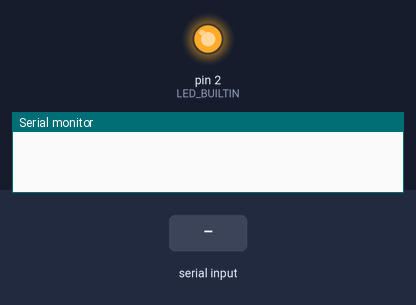
Bench run of a sketch on a simulated Arduino Uno, built with avr-gcc and run on an emulated ATmega328P. Parts: output pins drawn as LEDs (lit = HIGH), the last lines printed to the serial monitor. The test bench sets the inputs (shaded band).

Above: at 1.2 s.
1.3 s: "1" received over Serial
At 2.0 s:
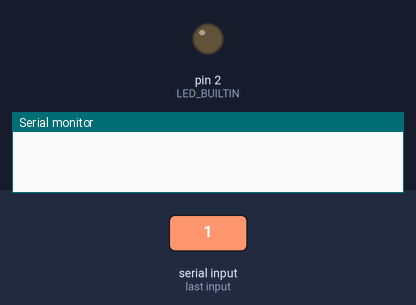
2.8 s: "0" received over Serial
At 4.7 s:
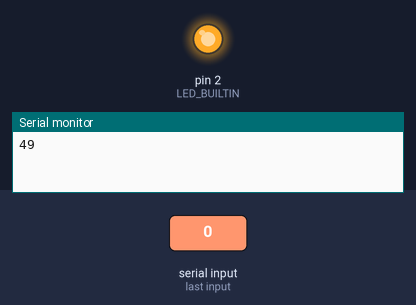
Timing chart, 0 to 6.2 s (numbered marks = the images above; inputs shaded):
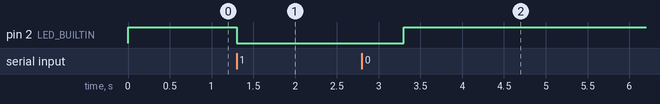

Measured:
- after the input at 1.3 s, pin 2 (LED_BUILTIN): HIGH → LOW at once
- after the input at 2.8 s, pin 2 (LED_BUILTIN): LOW → HIGH after 0.50 s

The sketch:

Blink.ino
```cpp
#define LED_BUILTIN 2

int dat;

void setup() {
  Serial.begin(9600);
  pinMode(LED_BUILTIN, OUTPUT);
  digitalWrite(LED_BUILTIN, HIGH);
}


void loop() {

  if (Serial.available() > 0) {


    dat = Serial.read();
    if(dat == 48){

      digitalWrite(LED_BUILTIN, HIGH);
    }

    if(dat == 49){

      digitalWrite(LED_BUILTIN, LOW);

    }

  delay(2000);
  Serial.println(dat);
  }

}
```
